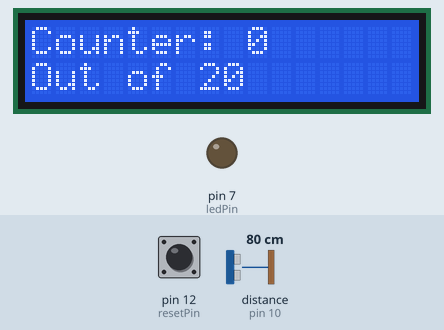
The sketch below on a simulated Arduino Uno, built with avr-gcc and run on an emulated ATmega328P. Shown: 16×2 character LCD, output pins drawn as LEDs (lit = HIGH). Wiring (inferred from the names in the program): ultrasonic range finder: trigger pin 9; echo pin 10. The inputs (shaded band) are chosen by the test bench; at power-on: distance to the obstacle (sensor on pin 10) 80 cm, pin 12 (resetPin) HIGH. The echo pulse lasts 58.3 µs per cm; pins used as bus, display or sensor lines are not drawn; what the sketch prints to the serial monitor is not drawn.

Above: at 1.2 s.
1.3 s: distance to the obstacle (sensor on pin 10) set to 12 cm
2.8 s: distance to the obstacle (sensor on pin 10) set to 9 cm
At 4.0 s:
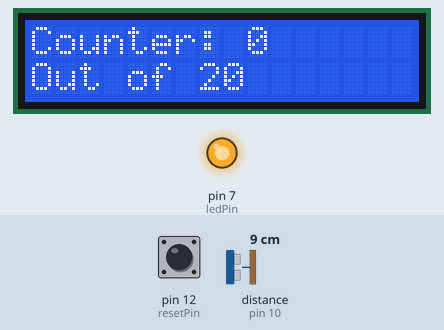
4.3 s: distance to the obstacle (sensor on pin 10) set to 18 cm
At 4.7 s:
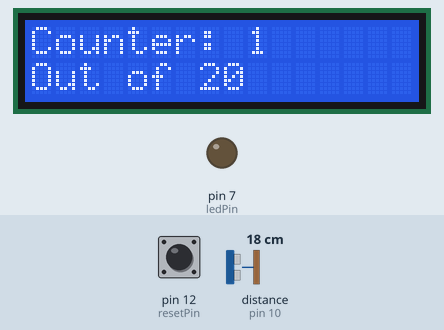
5.8 s: pin 12 (resetPin) pulled LOW for 0.15 s
At 6.8 s:
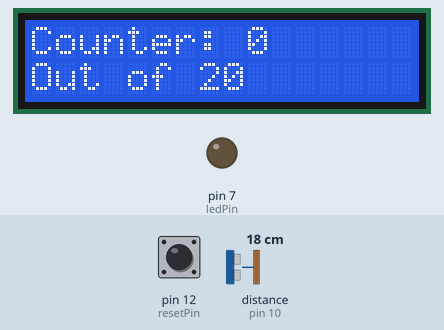
7.4 s: distance to the obstacle (sensor on pin 10) set to 2 cm
At 8.6 s:
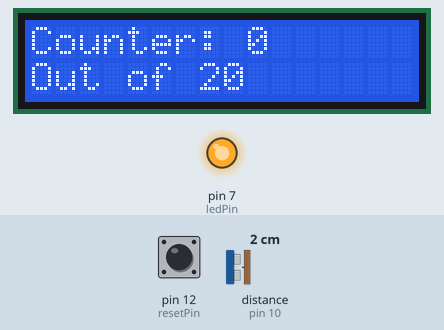
8.9 s: distance to the obstacle (sensor on pin 10) set to 35 cm
At 9.2 s:
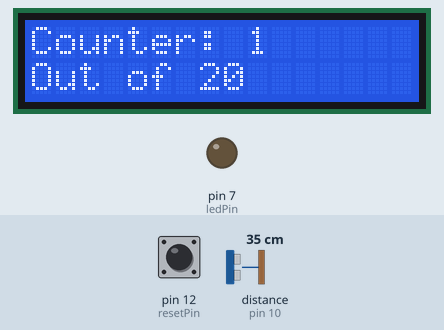
Timing chart, 0 to 11.4 s (numbered marks = the images above; inputs shaded):
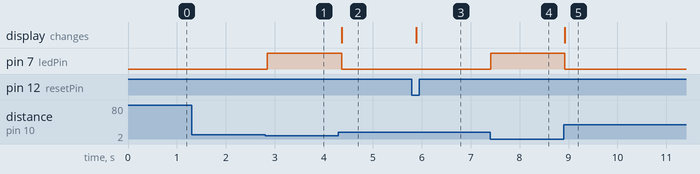

The sketch:

sensor.ino
```cpp
#include <LiquidCrystal.h>

// Initialize LCD with correct pins (RS, E, D4, D5, D6, D7)
LiquidCrystal lcd(6, 8, 2, 3, 4, 5);

const int trigPin = 9;
const int echoPin = 10;
const int ledPin = 7;  // LED output

bool objectDetected = false;
unsigned long detectionTime = 0;
int counter = 0;  // Counter for detection events
bool previousState = false; // Stores previous detection state

const int resetPin = 12;  // Reset button

void setup() {
    pinMode(resetPin, INPUT_PULLUP);  // Set reset button as input with internal pull-up

    Serial.begin(9600);

    // Initialize LCD
    lcd.begin(16, 2);  // 16x2 LCD
    lcd.setCursor(0, 0);
    lcd.print("Counter: 0");

    lcd.setCursor(0, 1);  // Second row
    lcd.print("Out of 20");

    // Initialize sensor and LED pins
    pinMode(trigPin, OUTPUT);
    pinMode(echoPin, INPUT);
    pinMode(ledPin, OUTPUT);
}

void loop() {
    // Send a pulse to trigger the sensor
    digitalWrite(trigPin, LOW);
    delayMicroseconds(2);
    digitalWrite(trigPin, HIGH);
    delayMicroseconds(10);
    digitalWrite(trigPin, LOW);

    // Read echo pulse duration
    long duration = pulseIn(echoPin, HIGH);

    // Convert duration to distance in centimeters
    float distance = duration * 0.034 / 2;

    if (counter >= 20) {
    counter = 0;  // Reset when reaching a certain number
    }

    if (digitalRead(resetPin) == LOW) {  // Button is pressed (LOW because of pull-up resistor)
        counter = 0;  // Reset counter
        Serial.println("Counter Reset!");

        lcd.setCursor(9, 0);
        lcd.print("      ");  // Clear previous number
        lcd.setCursor(9, 0);
        lcd.print(counter);
    }

    // Check if distance is less than 10 cm
    if (distance < 10) {
        objectDetected = true;
        detectionTime = millis();
        digitalWrite(ledPin, HIGH);  // Turn on LED
    }

    // Turn boolean off after 2 seconds and turn off LED
    if (objectDetected && millis() - detectionTime >= 100) {
        objectDetected = false;
        digitalWrite(ledPin, LOW);
    }

    // Check for transition from detected (true) to not detected (false)
    if (previousState == true && objectDetected == false) {
        counter++;  // Increment counter when detection goes from 1 to 0
        Serial.print("Detection Count: ");
        Serial.println(counter);

        // Update LCD with new counter value
        lcd.setCursor(9, 0);
        lcd.print("      "); // Clear previous number
        lcd.setCursor(9, 0);
        lcd.print(counter);
    }

    // Update previous state for next check
    previousState = objectDetected;

    delay(100);  // Small delay before next measurement
}
```

Measured:
- the behaviour switches between 11 and 10 cm on distance to the obstacle (sensor on pin 10) (found by bisection; images 0 and 1)
- after the input at 1.3 s, every drawn part: stays the same
- after the input at 2.8 s, pin 7 (ledPin): LOW → HIGH after 0.05 s
- after the input at 4.3 s, pin 7 (ledPin): HIGH → LOW after 0.06 s; the display: changes after 0.06 s (image 2)
- after the input at 5.8 s, the display: changes after 0.09 s (image 3)
- after the input at 7.4 s, pin 7 (ledPin): LOW → HIGH at once
- after the input at 8.9 s, pin 7 (ledPin): HIGH → LOW at once; the display: changes at once (image 5)
